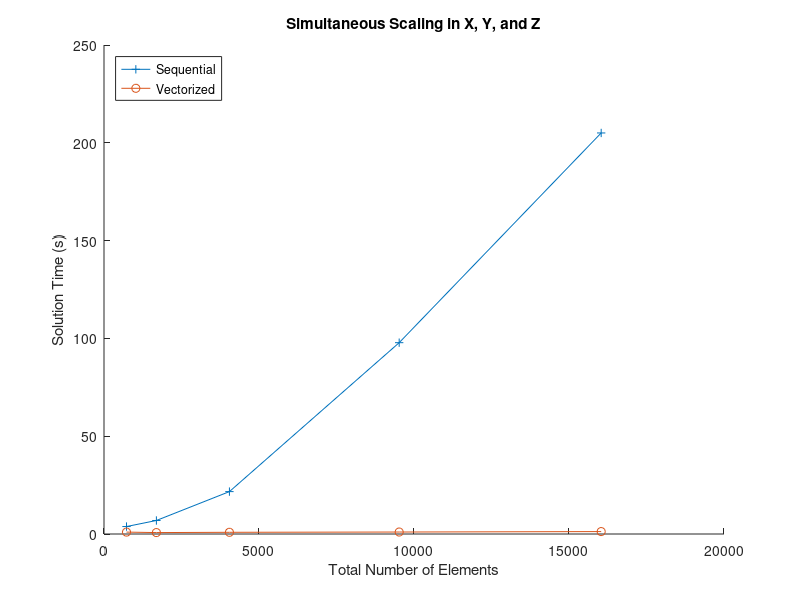

Reproduce this figure in MATLAB.
if 0
    
load('ipack_125xyz.mat','ipack_125xyz')

n_case = 5;

% 1: sequential, 2: vec
result_time = zeros(n_case,2);

% size of the data
result_size = zeros(n_case,1);

cubesize = size(ppr.Model.Model);

    
for imodel = 1:n_case
    
    index = (imodel-1)*25 + (imodel-1)*5 + (imodel-1) + 1;
    ppr = ipack_125xyz(index);
    datasize_x = size(ppr.Model.Model,1);
    datasize_y = size(ppr.Model.Model,2);
    datasize_z = size(ppr.Model.Model,3);
    datasize = datasize_x*datasize_y*datasize_z;
    
    tic
    [x0 y0 z0 v0] = Stress_Miner_time_loop(ppr,0);
    time0 = toc;
    
    tic
    [x1 y1 z1 v1] = Stress_Miner_time_loop(ppr,1);
    time1 = toc;

    % show progress
    [imodel datasize time0 time1]
    
    result_size(imodel,1) = datasize;
    result_time(imodel,1) = time0;
    result_time(imodel,2) = time1;
end

result_time

save('compete_125xyz_new.mat','result_size','result_time','cubesize')
end

load('compete_125xyz_new.mat','result_size','result_time','cubesize')

clf
hold on
plot(result_size(:,1),result_time(:,1),'-+')
plot(result_size(:,1),result_time(:,2),'-o')
legend('Sequential','Vectorized','Location','Northwest')
xlabel('Total Number of Elements')
ylabel('Solution Time (s)')
title(sprintf('Simultaneous Scaling in X, Y, and Z'))



